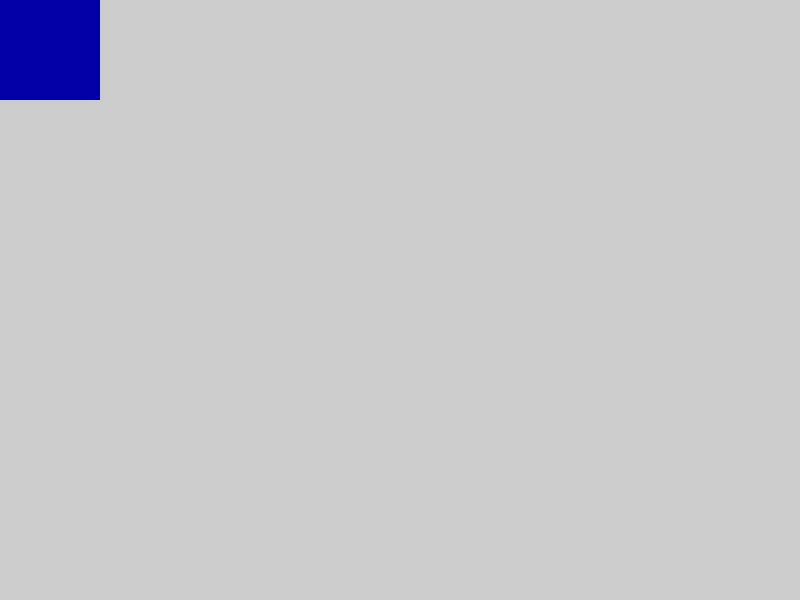
Frame 1 (no input)
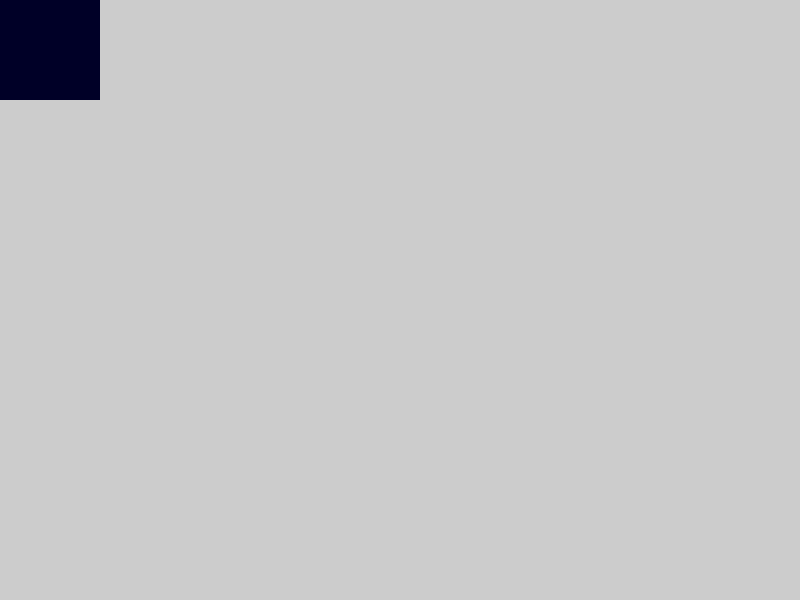
Frame 60 (the mouse pressed at the canvas centre just before this capture)
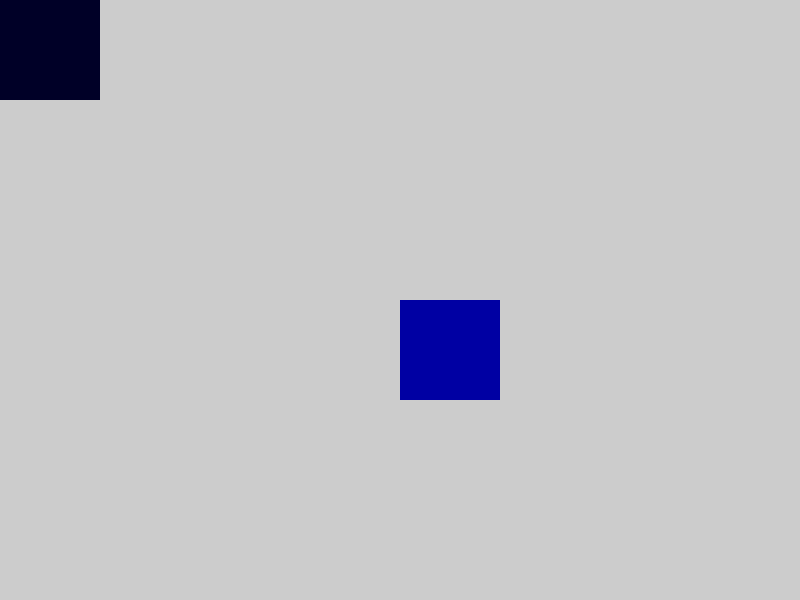
Frame 120 (the mouse held since frame 60 and released just before this capture)

The Processing sketch that drew these frames (run headless with seeded random() and noise(); from frame 60 on, the mouse is pressed at the canvas centre):

// Processing sketch: ColorSquares
// ── ColorSquares.pde
//setup only gets run once
void setup () {
  size(800, 600);
}

//draw happens every frame!
void draw () {
  noStroke();
  fill(0, 0, random(255));
  rect(mouseX, mouseY, 100, 100);
}
